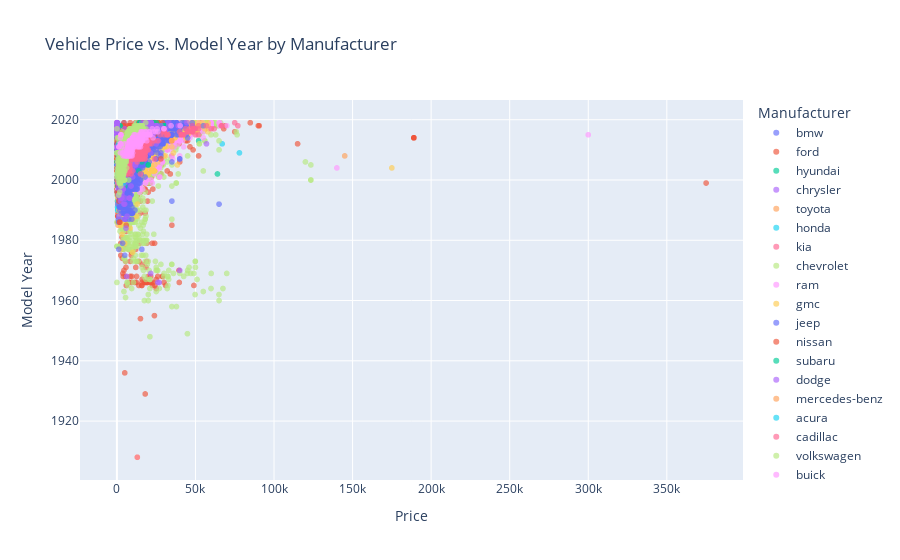

Notebook code cell kept with this figure:
### Markdown cell above
Let's also create a scatter plot showing price per manufacturer, so that we can see any major differences between them.

### Code cell
px.scatter(
    df,
    x = 'price',
    y = 'model_year',
    labels = {
        'price':'Price',
        'model_year':'Model Year',
        'manufacturer':'Manufacturer'
    },
    color = 'manufacturer',
    title = 'Vehicle Price vs. Model Year by Manufacturer',
    opacity = 0.66
)

### Figure 1 — Plotly figure (JSON) as saved in the notebook; plotly's stock layout.template omitted (floating-point values rounded to 4 significant figures; data arrays with more than 128 entries replaced by an {"elided": "..."} marker saying what was removed)
{"data": [{"hovertemplate": "Manufacturer=bmw<br>Price=%{x}<br>Model Year=%{y}<extra></extra>", "legendgroup": "bmw", "marker": {"color": "#636efa", "opacity": 0.66, "symbol": "circle"}, "mode": "markers", "name": "bmw", "showlegend": true, "type": "scattergl", "x": {"elided": "267 int values"}, "xaxis": "x", "y": {"elided": "267 int values"}, "yaxis": "y"}, {"hovertemplate": "Manufacturer=ford<br>Price=%{x}<br>Model Year=%{y}<extra></extra>", "legendgroup": "ford", "marker": {"color": "#EF553B", "opacity": 0.66, "symbol": "circle"}, "mode": "markers", "name": "ford", "showlegend": true, "type": "scattergl", "x": {"elided": "12672 int values"}, "xaxis": "x", "y": {"elided": "12672 int values"}, "yaxis": "y"}, {"hovertemplate": "Manufacturer=hyundai<br>Price=%{x}<br>Model Year=%{y}<extra></extra>", "legendgroup": "hyundai", "marker": {"color": "#00cc96", "opacity": 0.66, "symbol": "circle"}, "mode": "markers", "name": "hyundai", "showlegend": true, "type": "scattergl", "x": {"elided": "1173 int values"}, "xaxis": "x", "y": {"elided": "1173 int values"}, "yaxis": "y"}, {"hovertemplate": "Manufacturer=chrysler<br>Price=%{x}<br>Model Year=%{y}<extra></extra>", "legendgroup": "chrysler", "marker": {"color": "#ab63fa", "opacity": 0.66, "symbol": "circle"}, "mode": "markers", "name": "chrysler", "showlegend": true, "type": "scattergl", "x": {"elided": "838 int values"}, "xaxis": "x", "y": {"elided": "838 int values"}, "yaxis": "y"}, {"hovertemplate": "Manufacturer=toyota<br>Price=%{x}<br>Model Year=%{y}<extra></extra>", "legendgroup": "toyota", "marker": {"color": "#FFA15A", "opacity": 0.66, "symbol": "circle"}, "mode": "markers", "name": "toyota", "showlegend": true, "type": "scattergl", "x": {"elided": "5445 int values"}, "xaxis": "x", "y": {"elided": "5445 int values"}, "yaxis": "y"}, {"hovertemplate": "Manufacturer=honda<br>Price=%{x}<br>Model Year=%{y}<extra></extra>", "legendgroup": "honda", "marker": {"color": "#19d3f3", "opacity": 0.66, "symbol": "circle"}, "mode": "markers", "name": "honda", "showlegend": true, "type": "scattergl", "x": {"elided": "3485 int values"}, "xaxis": "x", "y": {"elided": "3485 int values"}, "yaxis": "y"}, {"hovertemplate": "Manufacturer=kia<br>Price=%{x}<br>Model Year=%{y}<extra></extra>", "legendgroup": "kia", "marker": {"color": "#FF6692", "opacity": 0.66, "symbol": "circle"}, "mode": "markers", "name": "kia", "showlegend": true, "type": "scattergl", "x": {"elided": "585 int values"}, "xaxis": "x", "y": {"elided": "585 int values"}, "yaxis": "y"}, {"hovertemplate": "Manufacturer=chevrolet<br>Price=%{x}<br>Model Year=%{y}<extra></extra>", "legendgroup": "chevrolet", "marker": {"color": "#B6E880", "opacity": 0.66, "symbol": "circle"}, "mode": "markers", "name": "chevrolet", "showlegend": true, "type": "scattergl", "x": {"elided": "10611 int values"}, "xaxis": "x", "y": {"elided": "10611 int values"}, "yaxis": "y"}, {"hovertemplate": "Manufacturer=ram<br>Price=%{x}<br>Model Year=%{y}<extra></extra>", "legendgroup": "ram", "marker": {"color": "#FF97FF", "opacity": 0.66, "symbol": "circle"}, "mode": "markers", "name": "ram", "showlegend": true, "type": "scattergl", "x": {"elided": "3316 int values"}, "xaxis": "x", "y": {"elided": "3316 int values"}, "yaxis": "y"}, {"hovertemplate": "Manufacturer=gmc<br>Price=%{x}<br>Model Year=%{y}<extra></extra>", "legendgroup": "gmc", "marker": {"color": "#FECB52", "opacity": 0.66, "symbol": "circle"}, "mode": "markers", "name": "gmc", "showlegend": true, "type": "scattergl", "x": {"elided": "2378 int values"}, "xaxis": "x", "y": {"elided": "2378 int values"}, "yaxis": "y"}, {"hovertemplate": "Manufacturer=jeep<br>Price=%{x}<br>Model Year=%{y}<extra></extra>", "legendgroup": "jeep", "marker": {"color": "#636efa", "opacity": 0.66, "symbol": "circle"}, "mode": "markers", "name": "jeep", "showlegend": true, "type": "scattergl", "x": {"elided": "3281 int values"}, "xaxis": "x", "y": {"elided": "3281 int values"}, "yaxis": "y"}, {"hovertemplate": "Manufacturer=nissan<br>Price=%{x}<br>Model Year=%{y}<extra></extra>", "legendgroup": "nissan", "marker": {"color": "#EF553B", "opacity": 0.66, "symbol": "circle"}, "mode": "markers", "name": "nissan", "showlegend": true, "type": "scattergl", "x": {"elided": "3208 int values"}, "xaxis": "x", "y": {"elided": "3208 int values"}, "yaxis": "y"}, {"hovertemplate": "Manufacturer=subaru<br>Price=%{x}<br>Model Year=%{y}<extra></extra>", "legendgroup": "subaru", "marker": {"color": "#00cc96", "opacity": 0.66, "symbol": "circle"}, "mode": "markers", "name": "subaru", "showlegend": true, "type": "scattergl", "x": {"elided": "1272 int values"}, "xaxis": "x", "y": {"elided": "1272 int values"}, "yaxis": "y"}, {"hovertemplate": "Manufacturer=dodge<br>Price=%{x}<br>Model Year=%{y}<extra></extra>", "legendgroup": "dodge", "marker": {"color": "#ab63fa", "opacity": 0.66, "symbol": "circle"}, "mode": "markers", "name": "dodge", "showlegend": true, "type": "scattergl", "x": {"elided": "1255 int values"}, "xaxis": "x", "y": {"elided": "1255 int values"}, "yaxis": "y"}, {"hovertemplate": "Manufacturer=mercedes-benz<br>Price=%{x}<br>Model Year=%{y}<extra></extra>", "legendgroup": "mercedes-benz", "marker": {"color": "#FFA15A", "opacity": 0.66, "symbol": "circle"}, "mode": "markers", "name": "mercedes-benz", "showlegend": true, "type": "scattergl", "x": [34900, 34900, 34900, 34900, 34900, 34900, 34900, 34900, 34900, 34900, 34900, 34900, 34900, 34900, 34900, 34900, 34900, 34900, 34900, 34900, 34900, 34900, 34900, 34900, 34900, 34900, 34900, 34900, 34900, 34900, 34900, 34900, 34900, 34900, 34900, 34900, 34900, 34900, 34900, 34900, 34900], "xaxis": "x", "y": [2013, 2013, 2013, 2013, null, 2013, 2013, 2013, 2013, null, 2013, 2013, 2013, 2013, 2013, 2013, 2013, null, 2013, 2013, null, 2013, 2013, null, null, 2013, 2013, 2013, null, 2013, 2013, 2013, 2013, 2013, 2013, 2013, 2013, 2013, 2013, 2013, 2013], "yaxis": "y"}, {"hovertemplate": "Manufacturer=acura<br>Price=%{x}<br>Model Year=%{y}<extra></extra>", "legendgroup": "acura", "marker": {"color": "#19d3f3", "opacity": 0.66, "symbol": "circle"}, "mode": "markers", "name": "acura", "showlegend": true, "type": "scattergl", "x": {"elided": "236 int values"}, "xaxis": "x", "y": {"elided": "236 int values"}, "yaxis": "y"}, {"hovertemplate": "Manufacturer=cadillac<br>Price=%{x}<br>Model Year=%{y}<extra></extra>", "legendgroup": "cadillac", "marker": {"color": "#FF6692", "opacity": 0.66, "symbol": "circle"}, "mode": "markers", "name": "cadillac", "showlegend": true, "type": "scattergl", "x": {"elided": "322 int values"}, "xaxis": "x", "y": {"elided": "322 int values"}, "yaxis": "y"}, {"hovertemplate": "Manufacturer=volkswagen<br>Price=%{x}<br>Model Year=%{y}<extra></extra>", "legendgroup": "volkswagen", "marker": {"color": "#B6E880", "opacity": 0.66, "symbol": "circle"}, "mode": "markers", "name": "volkswagen", "showlegend": true, "type": "scattergl", "x": {"elided": "869 int values"}, "xaxis": "x", "y": {"elided": "869 int values"}, "yaxis": "y"}, {"hovertemplate": "Manufacturer=buick<br>Price=%{x}<br>Model Year=%{y}<extra></extra>", "legendgroup": "buick", "marker": {"color": "#FF97FF", "opacity": 0.66, "symbol": "circle"}, "mode": "markers", "name": "buick", "showlegend": true, "type": "scattergl", "x": {"elided": "271 int values"}, "xaxis": "x", "y": {"elided": "271 int values"}, "yaxis": "y"}], "layout": {"legend": {"title": {"text": "Manufacturer"}, "tracegroupgap": 0}, "title": {"text": "Vehicle Price vs. Model Year by Manufacturer"}, "xaxis": {"anchor": "y", "domain": [0, 1], "title": {"text": "Price"}}, "yaxis": {"anchor": "x", "domain": [0, 1], "title": {"text": "Model Year"}}}}
